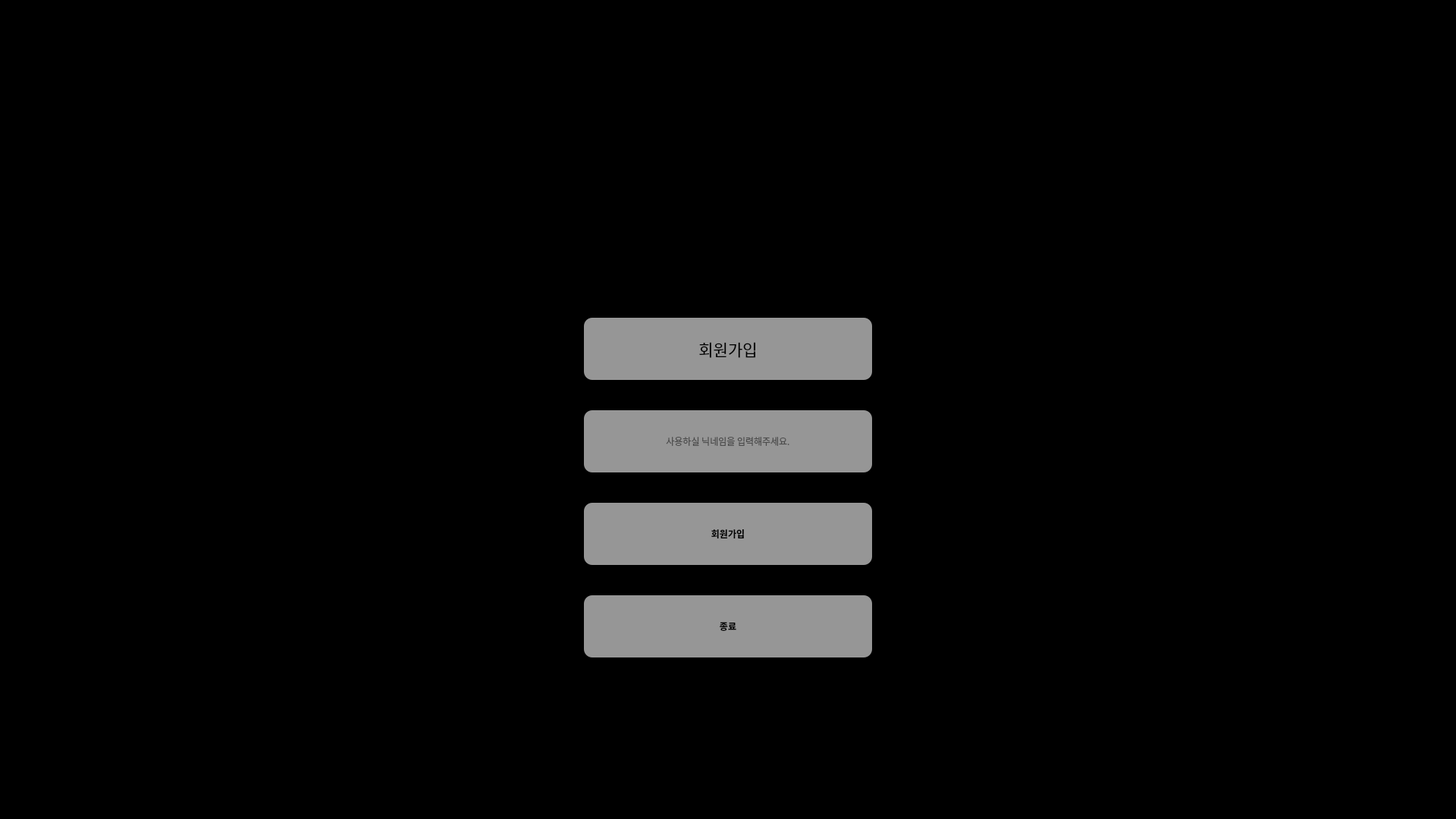
<?xml version="1.0" encoding="UTF-8"?>
<ui version="4.0">
 <class>MainWindow</class>
 <widget class="QMainWindow" name="MainWindow">
  <property name="geometry">
   <rect>
    <x>0</x>
    <y>0</y>
    <width>1920</width>
    <height>1080</height>
   </rect>
  </property>
  <property name="sizePolicy">
   <sizepolicy hsizetype="Preferred" vsizetype="Preferred">
    <horstretch>0</horstretch>
    <verstretch>0</verstretch>
   </sizepolicy>
  </property>
  <property name="minimumSize">
   <size>
    <width>960</width>
    <height>540</height>
   </size>
  </property>
  <property name="sizeIncrement">
   <size>
    <width>0</width>
    <height>0</height>
   </size>
  </property>
  <property name="windowTitle">
   <string>MainWindow</string>
  </property>
  <widget class="QWidget" name="centralwidget">
   <layout class="QHBoxLayout" name="horizontalLayout">
    <property name="spacing">
     <number>0</number>
    </property>
    <property name="leftMargin">
     <number>0</number>
    </property>
    <property name="topMargin">
     <number>0</number>
    </property>
    <property name="rightMargin">
     <number>0</number>
    </property>
    <property name="bottomMargin">
     <number>0</number>
    </property>
    <item>
     <widget class="QStackedWidget" name="main_Stacked_Widget">
      <property name="currentIndex">
       <number>1</number>
      </property>
      <widget class="QWidget" name="start_page">
       <property name="minimumSize">
        <size>
         <width>0</width>
         <height>0</height>
        </size>
       </property>
       <property name="styleSheet">
        <string notr="true">#start_page {
    border-image: url(:/mainwindow/start);
}
</string>
       </property>
       <layout class="QHBoxLayout" name="horizontalLayout_2">
        <item>
         <widget class="QPushButton" name="btn_start">
          <property name="sizePolicy">
           <sizepolicy hsizetype="Minimum" vsizetype="Minimum">
            <horstretch>0</horstretch>
            <verstretch>0</verstretch>
           </sizepolicy>
          </property>
          <property name="styleSheet">
           <string notr="true">border :none;
background-color: rgba(0, 0, 0, 0);</string>
          </property>
          <property name="text">
           <string/>
          </property>
         </widget>
        </item>
       </layout>
      </widget>
      <widget class="QWidget" name="sign_up">
       <property name="styleSheet">
        <string notr="true">#sign_up {	
				background-color:rgb(0,0,0);
                border-image: url(:/mainwindow/main) ;
            }
QPushButton{
    border : none 1px solid ;
	border-radius: 11px;
	background-color: rgba(255, 255, 255, 150);
	}
QLineEdit{
    border : none 1px solid ;
	border-radius: 11px;
	background-color: rgba(255, 255, 255, 150);
	}
QLabel{
    border : none 1px solid ;
	border-radius: 11px;
	background-color: rgba(255, 255, 255, 150);
	}</string>
       </property>
       <layout class="QVBoxLayout" name="verticalLayout_7">
        <item>
         <layout class="QHBoxLayout" name="horizontalLayout_5" stretch="2,1,2">
          <item>
           <spacer name="horizontalSpacer_3">
            <property name="orientation">
             <enum>Qt::Horizontal</enum>
            </property>
            <property name="sizeHint" stdset="0">
             <size>
              <width>280</width>
              <height>626</height>
             </size>
            </property>
           </spacer>
          </item>
          <item>
           <layout class="QVBoxLayout" name="verticalLayout_6" stretch="5,1,1,1,1,2,0">
            <property name="spacing">
             <number>40</number>
            </property>
            <property name="topMargin">
             <number>0</number>
            </property>
            <item>
             <spacer name="verticalSpacer_3">
              <property name="orientation">
               <enum>Qt::Vertical</enum>
              </property>
              <property name="sizeHint" stdset="0">
               <size>
                <width>20</width>
                <height>40</height>
               </size>
              </property>
             </spacer>
            </item>
            <item>
             <widget class="QLabel" name="label">
              <property name="font">
               <font>
                <family>Pretendard Black</family>
                <pointsize>16</pointsize>
               </font>
              </property>
              <property name="text">
               <string>회원가입</string>
              </property>
              <property name="alignment">
               <set>Qt::AlignCenter</set>
              </property>
             </widget>
            </item>
            <item>
             <widget class="QLineEdit" name="input_sign_up_name">
              <property name="sizePolicy">
               <sizepolicy hsizetype="Expanding" vsizetype="Minimum">
                <horstretch>0</horstretch>
                <verstretch>0</verstretch>
               </sizepolicy>
              </property>
              <property name="font">
               <font>
                <family>Pretendard Medium</family>
               </font>
              </property>
              <property name="inputMask">
               <string/>
              </property>
              <property name="alignment">
               <set>Qt::AlignCenter</set>
              </property>
              <property name="placeholderText">
               <string>사용하실 닉네임을 입력해주세요.</string>
              </property>
             </widget>
            </item>
            <item>
             <widget class="QPushButton" name="btn_sign_up_confirm">
              <property name="sizePolicy">
               <sizepolicy hsizetype="Minimum" vsizetype="Minimum">
                <horstretch>0</horstretch>
                <verstretch>0</verstretch>
               </sizepolicy>
              </property>
              <property name="font">
               <font>
                <family>Pretendard Medium</family>
                <weight>75</weight>
                <bold>true</bold>
               </font>
              </property>
              <property name="text">
               <string>회원가입</string>
              </property>
             </widget>
            </item>
            <item>
             <widget class="QPushButton" name="btn_sign_up_exit">
              <property name="sizePolicy">
               <sizepolicy hsizetype="Minimum" vsizetype="Minimum">
                <horstretch>0</horstretch>
                <verstretch>0</verstretch>
               </sizepolicy>
              </property>
              <property name="font">
               <font>
                <family>Pretendard Medium</family>
                <weight>75</weight>
                <bold>true</bold>
               </font>
              </property>
              <property name="text">
               <string>종료</string>
              </property>
             </widget>
            </item>
            <item>
             <spacer name="verticalSpacer_4">
              <property name="orientation">
               <enum>Qt::Vertical</enum>
              </property>
              <property name="sizeHint" stdset="0">
               <size>
                <width>20</width>
                <height>40</height>
               </size>
              </property>
             </spacer>
            </item>
            <item>
             <widget class="QLineEdit" name="lineEdit_2">
              <property name="sizePolicy">
               <sizepolicy hsizetype="Expanding" vsizetype="Maximum">
                <horstretch>0</horstretch>
                <verstretch>0</verstretch>
               </sizepolicy>
              </property>
              <property name="maximumSize">
               <size>
                <width>16777215</width>
                <height>0</height>
               </size>
              </property>
             </widget>
            </item>
           </layout>
          </item>
          <item>
           <spacer name="horizontalSpacer_4">
            <property name="orientation">
             <enum>Qt::Horizontal</enum>
            </property>
            <property name="sizeHint" stdset="0">
             <size>
              <width>40</width>
              <height>20</height>
             </size>
            </property>
           </spacer>
          </item>
         </layout>
        </item>
       </layout>
      </widget>
      <widget class="QWidget" name="menu">
       <property name="styleSheet">
        <string notr="true">#menu {	
				background-color:rgb(0,0,0);
                border-image: url(:/mainwindow/main) ;
            }
QPushButton{
    border : none 1px solid ;
	border-radius: 11px;
	background-color: rgba(255, 255, 255, 150);
	}</string>
       </property>
       <layout class="QVBoxLayout" name="verticalLayout_2">
        <item>
         <layout class="QHBoxLayout" name="horizontalLayout_3" stretch="2,1,2">
          <item>
           <spacer name="horizontalSpacer_2">
            <property name="orientation">
             <enum>Qt::Horizontal</enum>
            </property>
            <property name="sizeHint" stdset="0">
             <size>
              <width>280</width>
              <height>626</height>
             </size>
            </property>
           </spacer>
          </item>
          <item>
           <layout class="QVBoxLayout" name="verticalLayout" stretch="5,1,1,1,1,2">
            <property name="spacing">
             <number>40</number>
            </property>
            <property name="topMargin">
             <number>0</number>
            </property>
            <item>
             <spacer name="verticalSpacer">
              <property name="orientation">
               <enum>Qt::Vertical</enum>
              </property>
              <property name="sizeHint" stdset="0">
               <size>
                <width>20</width>
                <height>40</height>
               </size>
              </property>
             </spacer>
            </item>
            <item>
             <widget class="QPushButton" name="btn_main_greenroom_near">
              <property name="sizePolicy">
               <sizepolicy hsizetype="Minimum" vsizetype="Minimum">
                <horstretch>0</horstretch>
                <verstretch>0</verstretch>
               </sizepolicy>
              </property>
              <property name="font">
               <font>
                <family>Pretendard Medium</family>
                <weight>75</weight>
                <bold>true</bold>
               </font>
              </property>
              <property name="text">
               <string>근거리 통신</string>
              </property>
             </widget>
            </item>
            <item>
             <widget class="QPushButton" name="btn_main_greenroom_far">
              <property name="sizePolicy">
               <sizepolicy hsizetype="Minimum" vsizetype="Minimum">
                <horstretch>0</horstretch>
                <verstretch>0</verstretch>
               </sizepolicy>
              </property>
              <property name="font">
               <font>
                <family>Pretendard Medium</family>
                <weight>75</weight>
                <bold>true</bold>
               </font>
              </property>
              <property name="text">
               <string>원거리 통신</string>
              </property>
             </widget>
            </item>
            <item>
             <widget class="QPushButton" name="btn_main_setting">
              <property name="sizePolicy">
               <sizepolicy hsizetype="Minimum" vsizetype="Minimum">
                <horstretch>0</horstretch>
                <verstretch>0</verstretch>
               </sizepolicy>
              </property>
              <property name="font">
               <font>
                <family>Pretendard Medium</family>
                <weight>75</weight>
                <bold>true</bold>
               </font>
              </property>
              <property name="text">
               <string>설정</string>
              </property>
             </widget>
            </item>
            <item>
             <widget class="QPushButton" name="btn_main_exit">
              <property name="sizePolicy">
               <sizepolicy hsizetype="Minimum" vsizetype="Minimum">
                <horstretch>0</horstretch>
                <verstretch>0</verstretch>
               </sizepolicy>
              </property>
              <property name="font">
               <font>
                <family>Pretendard Medium</family>
                <weight>75</weight>
                <bold>true</bold>
               </font>
              </property>
              <property name="text">
               <string>종료</string>
              </property>
             </widget>
            </item>
            <item>
             <spacer name="verticalSpacer_2">
              <property name="orientation">
               <enum>Qt::Vertical</enum>
              </property>
              <property name="sizeHint" stdset="0">
               <size>
                <width>20</width>
                <height>40</height>
               </size>
              </property>
             </spacer>
            </item>
           </layout>
          </item>
          <item>
           <spacer name="horizontalSpacer">
            <property name="orientation">
             <enum>Qt::Horizontal</enum>
            </property>
            <property name="sizeHint" stdset="0">
             <size>
              <width>40</width>
              <height>20</height>
             </size>
            </property>
           </spacer>
          </item>
         </layout>
        </item>
       </layout>
      </widget>
      <widget class="QWidget" name="greenroom_near">
       <layout class="QHBoxLayout" name="horizontalLayout_4">
        <item>
         <layout class="QVBoxLayout" name="verticalLayout_3">
          <item>
           <widget class="QPushButton" name="back_near">
            <property name="text">
             <string>돌아가기</string>
            </property>
           </widget>
          </item>
         </layout>
        </item>
       </layout>
      </widget>
      <widget class="QWidget" name="greenroom_far">
       <layout class="QVBoxLayout" name="verticalLayout_5">
        <item>
         <layout class="QVBoxLayout" name="verticalLayout_4">
          <item>
           <widget class="QPushButton" name="back_far">
            <property name="text">
             <string>PushButton</string>
            </property>
           </widget>
          </item>
         </layout>
        </item>
       </layout>
      </widget>
      <widget class="QWidget" name="game"/>
      <widget class="QWidget" name="end"/>
     </widget>
    </item>
   </layout>
  </widget>
 </widget>
 <tabstops>
  <tabstop>lineEdit_2</tabstop>
  <tabstop>btn_main_greenroom_near</tabstop>
  <tabstop>btn_main_greenroom_far</tabstop>
  <tabstop>btn_main_exit</tabstop>
  <tabstop>btn_main_setting</tabstop>
  <tabstop>back_near</tabstop>
  <tabstop>back_far</tabstop>
  <tabstop>btn_sign_up_confirm</tabstop>
  <tabstop>btn_sign_up_exit</tabstop>
  <tabstop>input_sign_up_name</tabstop>
  <tabstop>btn_start</tabstop>
 </tabstops>
 <resources>
  <include location="../images/images.qrc"/>
 </resources>
 <connections>
  <connection>
   <sender>input_sign_up_name</sender>
   <signal>returnPressed()</signal>
   <receiver>btn_sign_up_confirm</receiver>
   <slot>click()</slot>
   <hints>
    <hint type="sourcelabel">
     <x>939</x>
     <y>579</y>
    </hint>
    <hint type="destinationlabel">
     <x>948</x>
     <y>677</y>
    </hint>
   </hints>
  </connection>
 </connections>
</ui>
